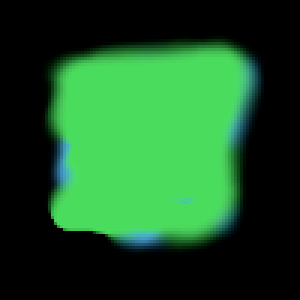
#> input picture test.png, 100 x 100 px (shown 3 times larger)
$ python -i bectangleretector.py   (imports and definitions only)
#> lines starting #> are read from the running program, lines starting #| are printed output that depends on the picture; after the words box and inside, x2 and y2 are one past the last pixel; in counts of white or black regions, pixels touching at a corner belong together
from sys import hash_info
from typing import List, Tuple
import cv2
import numpy as np
from pymunk.vec2d import Vec2d


# [15 lines left out: function extract_colors, not called in this run]


def intersect(line_a, line_b):
    """
    line_a is a straight line defined by: I = line_a[0] + x*line_a[1]
    line_b is a straight line defined by: I = line_b[0] + y*line_b[1]

    Now we say that I = I and solve for x using Cramer's rule
    """
    A = np.array(line_a[0])
    B = np.array(line_a[1])
    # A + xB
    # print(A, "+ x", B)

    D = np.array(line_b[0])
    K = np.array(line_b[1])
    # print(D, "+ y", K)
    # D + yK

    b = D - A

    mat_A = np.array([B, -K])
    mat_Ax = np.array([b, -K])
    # print(mat_A)
    # print(mat_Ax)

    x = np.linalg.det(mat_Ax)/np.linalg.det(mat_A)

    I = A + x*B

    return I

"""
print(intersect(
        [
            [2, 3], [0, -1]
            ],
        [
            [3, 1], [-1, 0]
            ]
        ))
"""


# BGR -> RED, GREEN, BLUE, PURPLE
CLRS = [
                (0,0, 255),
                (0, 255, 0),
                (255, 0, 0),
                (255, 0, 255)
                ]

def verts_to_rect(verts: np.ndarray):
    """
    Takes in the corners of a Rectangle and returns
    ((center_x, center_y),width,height,angle)
    """
    center = np.average(verts, 0)
    center = Vec2d(center[0], center[1])

    width = np.linalg.norm(verts[0]-verts[1], 2)
    height = np.linalg.norm(verts[1]-verts[2], 2)
    width_height = Vec2d(width, height)

    angle = np.arctan2(*(verts[1] - verts[2]).T) * -1 # Top left is 0,0 -> Y axis is flipped

    if height > width:
        height, width = width, height
        angle += np.pi/2

    return center, width_height, angle

def betect_rectangles(image) -> List[np.ndarray]:
    """
    Takes in an image (which shou)
    Returns a List of Rectangles in the form: [((center_x, center_y),width,height,angle)]
    """
    contours, _ = cv2.findContours(image, cv2.RETR_EXTERNAL, cv2.CHAIN_APPROX_SIMPLE)

    rectangles = []
    # Simplify stuff
    for cnt in contours:
        # Sanity exit. No square will be detected with less than 5 points....
        if len(cnt) < 5:
            continue
        hist_res = 50
        hist = np.zeros((hist_res, ))
        hist2 = np.zeros((hist_res, ))

        better_cnt = np.reshape(cnt, [cnt.shape[0], 2])

        # == 1: Find out Angle via Hughes.. (Probably this could be achieved more easily but nows not the time.)
        for index, point_b in enumerate(better_cnt[1:], 0):

            point_a = better_cnt[index - 1]

            # Hist will range from 0 - 90 deg
            phi = np.fmod((np.arctan2(*(point_b - point_a).T)+np.pi)/(np.pi*2) * 100, 25)/25

            dist = np.linalg.norm(point_b - point_a, 2)

            hist_index = int(np.floor(phi*hist_res))
            hist[hist_index] = hist[hist_index]+(dist**2)
            hist2[hist_index] = hist2[hist_index]+(dist**2)

        best_guess = np.argmax(hist)/hist_res * np.pi/2

        hist = hist / np.max(hist)
        hist2 = hist2 / np.max(hist2)
        hist = cv2.resize(hist, (100, 100))
        hist2 = cv2.resize(hist2, (100, 100))

        # == 1x: Angles found. Calculate all of them for easier use.
        actual_angles = [best_guess + n*np.pi/2 for n in range(0, 4)]

        # == 2: Group all the points into parts of the line.
        # === Prepare groups
        group_thresholds = [p-np.pi/4 for p in actual_angles]
        correction_factor = -group_thresholds[0]+np.pi/2
        group_thresholds = [t + correction_factor for t in group_thresholds] #TODO: Are per definition now fixed to [90, 180, 270, 360]

        groups = [[], [], [], []]
        # === Stick everything into a groups
        for index, point_b in enumerate(better_cnt[1:], 0):
            point_a = better_cnt[index - 1]

            phi = np.arctan2(*(point_b - point_a).T)+np.pi
            for grp_index, thresh in enumerate(group_thresholds):
                if np.fmod(phi + correction_factor, 2*np.pi)  < thresh:
                    groups[grp_index].append(point_b)
                    break

        # TODO: Refactor this using defs
        has_empty_groups = False
        for grp in groups:
            if len(grp) < 1:
                has_empty_groups = True
        if has_empty_groups:
            print("Has empty groups.")
            continue


        # 3: Calculate the actual line-averages for each border.
        # Borders contains for every side of the rectangle [A, unit(AC] where A and C are points on the line
        borders = []
        for idx, group in enumerate(groups): # TODO: Correction factor for 'if group_thresholds[0]'
            com = np.average(group, 0)
            angle = actual_angles[idx]
            line_b = (int(com[0]+100*np.cos(angle)), int(com[1]-100*np.sin(angle))) #Minus Sinus because the coordinate system is origin upper left (Is this explaination correct?)

            ac = np.subtract(line_b, com)

            borders.append([com, ac / np.linalg.norm(ac, 2)])

            pass

        vertices = []
        for idx_a in range(0, 4):
            idx_b = (idx_a+1)%4

            vertex = intersect(borders[idx_a], borders[idx_b])

            vertices.append(vertex)

            # TODO: Intersect borders[idx_a] and borders[idx_b]
            # TODO: Save the resulting point in vertices

        vertices = np.int32(np.array(vertices))

        # TODO: Threshold measures if the contour does not in fact belong to a recangle:
        #  * Error measure in association with groups
        #  * Check if total area is at least n% of the area of the bounding box


        #TODO Add Vertices to a greater collection outside

        rectangles.append(vertices)
    return [verts_to_rect(v) for v in rectangles]


# [21 lines left out: function rect_to_verts, not called in this run]


class KalmanRects:
    # [28 lines left out: functions __init__, push, age, not called in this run]


class KalmanRect:
    def __init__(self, begin_with_invalidity) -> None:
        self.history = []
        self.invalid_for = begin_with_invalidity

    # [18 lines left out: function push, not called in this run]

    def age(self):
        self.invalid_for += 1

    # [4 lines left out: function current, not called in this run]


class BectangleRetector:
    # [13 lines left out: functions __init__, retect, not called in this run]

    def last_rects(self):
        return [r.current() for r in self.kalmanrects.rects]


# [18 lines not run here, left out]

>>> import cv2
>>> picture = cv2.imread('../test.png', cv2.IMREAD_GRAYSCALE)
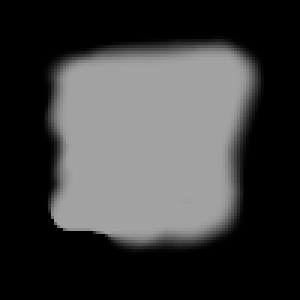
#> picture: shape (100, 100) (shown 3 times larger); min 0, max 163, mean 61.2
>>> result = betect_rectangles(picture)
#> in betect_rectangles, `contours, _ = cv2.findContours(image, cv2.RETR_EXTERNAL, cv2.CHAIN_APP..`: contours = 1 contour; box (x1, y1, x2, y2) and area: (14, 12, 88, 85) 4484
#> the loop in betect_rectangles, `for cnt in contours:` made 1 pass
#> (hist_res, best_guess, actual_angles, group_thresholds, correction_factor) on pass 1: (50, 0.0628, [0.0628, 1.63, 3.2, 4.78], [1.57, 3.14, 4.71, 6.28], 2.29)
#> pass 1, in betect_rectangles, `hist = cv2.resize(hist, (100, 100))`:
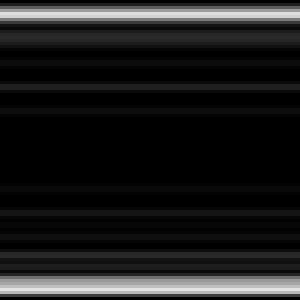
#> hist: shape (100, 100) float64 (shown 3 times larger); min 0, max 0.894, mean 0.108
#> after the loop in betect_rectangles, `for cnt in contours:`: rectangles = [[[85, 78], [81, 13], [15, 17], [19, 82]]]
#> (the run stopped early here; a loop or call above may not have finished)
